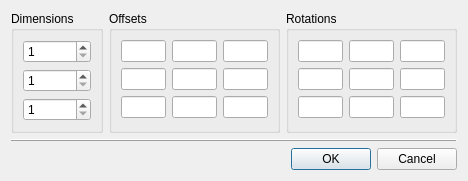
<?xml version="1.0" encoding="UTF-8"?>
<ui version="4.0">
 <class>lcQArrayDialog</class>
 <widget class="QDialog" name="lcQArrayDialog">
  <property name="geometry">
   <rect>
    <x>0</x>
    <y>0</y>
    <width>468</width>
    <height>156</height>
   </rect>
  </property>
  <property name="windowTitle">
   <string>Array</string>
  </property>
  <layout class="QVBoxLayout" name="verticalLayout">
   <item>
    <layout class="QHBoxLayout" name="horizontalLayout">
     <item>
      <widget class="QGroupBox" name="groupBox_4">
       <property name="title">
        <string>Dimensions</string>
       </property>
       <layout class="QGridLayout" name="gridLayout_8">
        <item row="0" column="0">
         <layout class="QGridLayout" name="gridLayout_9">
          <item row="2" column="0">
           <widget class="QSpinBox" name="count3">
            <property name="minimum">
             <number>1</number>
            </property>
            <property name="maximum">
             <number>1000</number>
            </property>
           </widget>
          </item>
          <item row="0" column="0">
           <widget class="QSpinBox" name="count1">
            <property name="minimum">
             <number>1</number>
            </property>
            <property name="maximum">
             <number>1000</number>
            </property>
           </widget>
          </item>
          <item row="1" column="0">
           <widget class="QSpinBox" name="count2">
            <property name="minimum">
             <number>1</number>
            </property>
            <property name="maximum">
             <number>1000</number>
            </property>
           </widget>
          </item>
         </layout>
        </item>
       </layout>
      </widget>
     </item>
     <item>
      <widget class="QGroupBox" name="groupBox_5">
       <property name="title">
        <string>Offsets</string>
       </property>
       <layout class="QGridLayout" name="gridLayout_10">
        <item row="0" column="1">
         <widget class="QLineEdit" name="offset1y"/>
        </item>
        <item row="1" column="0">
         <widget class="QLineEdit" name="offset2x"/>
        </item>
        <item row="0" column="0">
         <widget class="QLineEdit" name="offset1x"/>
        </item>
        <item row="2" column="0">
         <widget class="QLineEdit" name="offset3x"/>
        </item>
        <item row="0" column="2">
         <widget class="QLineEdit" name="offset1z"/>
        </item>
        <item row="1" column="1">
         <widget class="QLineEdit" name="offset2y"/>
        </item>
        <item row="2" column="1">
         <widget class="QLineEdit" name="offset3y"/>
        </item>
        <item row="1" column="2">
         <widget class="QLineEdit" name="offset2z"/>
        </item>
        <item row="2" column="2">
         <widget class="QLineEdit" name="offset3z"/>
        </item>
       </layout>
      </widget>
     </item>
     <item>
      <widget class="QGroupBox" name="groupBox_6">
       <property name="title">
        <string>Rotations</string>
       </property>
       <layout class="QGridLayout" name="gridLayout_11">
        <item row="2" column="2">
         <widget class="QLineEdit" name="rotation3z"/>
        </item>
        <item row="2" column="0">
         <widget class="QLineEdit" name="rotation3x"/>
        </item>
        <item row="0" column="0">
         <widget class="QLineEdit" name="rotation1x"/>
        </item>
        <item row="1" column="2">
         <widget class="QLineEdit" name="rotation2z"/>
        </item>
        <item row="0" column="2">
         <widget class="QLineEdit" name="rotation1z"/>
        </item>
        <item row="1" column="0">
         <widget class="QLineEdit" name="rotation2x"/>
        </item>
        <item row="0" column="1">
         <widget class="QLineEdit" name="rotation1y"/>
        </item>
        <item row="1" column="1">
         <widget class="QLineEdit" name="rotation2y"/>
        </item>
        <item row="2" column="1">
         <widget class="QLineEdit" name="rotation3y"/>
        </item>
       </layout>
      </widget>
     </item>
    </layout>
   </item>
   <item>
    <widget class="QFrame" name="frame">
     <property name="frameShape">
      <enum>QFrame::HLine</enum>
     </property>
     <property name="frameShadow">
      <enum>QFrame::Raised</enum>
     </property>
    </widget>
   </item>
   <item>
    <widget class="QDialogButtonBox" name="buttonBox">
     <property name="orientation">
      <enum>Qt::Horizontal</enum>
     </property>
     <property name="standardButtons">
      <set>QDialogButtonBox::Cancel|QDialogButtonBox::Ok</set>
     </property>
    </widget>
   </item>
  </layout>
 </widget>
 <tabstops>
  <tabstop>count1</tabstop>
  <tabstop>offset1x</tabstop>
  <tabstop>offset1y</tabstop>
  <tabstop>offset1z</tabstop>
  <tabstop>rotation1x</tabstop>
  <tabstop>rotation1y</tabstop>
  <tabstop>rotation1z</tabstop>
  <tabstop>count2</tabstop>
  <tabstop>offset2x</tabstop>
  <tabstop>offset2y</tabstop>
  <tabstop>offset2z</tabstop>
  <tabstop>rotation2x</tabstop>
  <tabstop>rotation2y</tabstop>
  <tabstop>rotation2z</tabstop>
  <tabstop>count3</tabstop>
  <tabstop>offset3x</tabstop>
  <tabstop>offset3y</tabstop>
  <tabstop>offset3z</tabstop>
  <tabstop>rotation3x</tabstop>
  <tabstop>rotation3y</tabstop>
  <tabstop>rotation3z</tabstop>
  <tabstop>buttonBox</tabstop>
 </tabstops>
 <resources/>
 <connections>
  <connection>
   <sender>buttonBox</sender>
   <signal>accepted()</signal>
   <receiver>lcQArrayDialog</receiver>
   <slot>accept()</slot>
   <hints>
    <hint type="sourcelabel">
     <x>227</x>
     <y>141</y>
    </hint>
    <hint type="destinationlabel">
     <x>157</x>
     <y>158</y>
    </hint>
   </hints>
  </connection>
  <connection>
   <sender>buttonBox</sender>
   <signal>rejected()</signal>
   <receiver>lcQArrayDialog</receiver>
   <slot>reject()</slot>
   <hints>
    <hint type="sourcelabel">
     <x>295</x>
     <y>147</y>
    </hint>
    <hint type="destinationlabel">
     <x>286</x>
     <y>158</y>
    </hint>
   </hints>
  </connection>
 </connections>
</ui>
